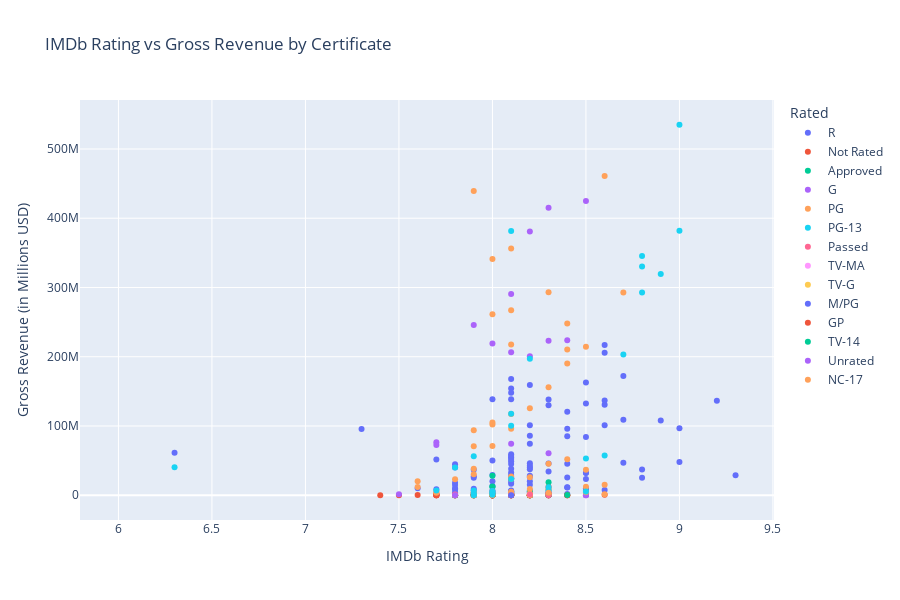

Notebook code cell kept with this figure:
### Markdown cell above
## iii. Interactive Widgets:

### Code cell
fig = px.scatter(
    df_movies,
    x='IMDb_Rating',
    y='Gross',
    color='Rated',
    hover_data=['Movie Name', 'Director', 'Votes'],
    title='IMDb Rating vs Gross Revenue by Certificate',
    labels={
        'IMDb_Rating': 'IMDb Rating',
        'Gross': 'Gross Revenue (in Millions USD)',
        'Rated': 'Movie Certificate'
    }
)
fig.update_traces(
    hovertemplate=
        "<b>%{customdata[0]}</b><br>" +
        "Director: %{customdata[1]}<br>" +
        "Rating: %{x}<br>" +
        "Gross: $%{y:.2f}M<br>" +
        "Votes: %{customdata[2]:,}<extra></extra>",
    customdata=df_movies[['Movie Name', 'Director', 'Votes']]
)
fig.update_layout(
    height=600,
    width=900,
    legend_title_text='Rated'
)
fig.show()

### Figure 1 — Plotly figure (JSON) as saved in the notebook; plotly's stock layout.template omitted (floating-point values rounded to 4 significant figures; data arrays with more than 128 entries replaced by an {"elided": "..."} marker saying what was removed)
{"data": [{"customdata": {"elided": "496x3 mixed values"}, "hovertemplate": "<b>%{customdata[0]}</b><br>Director: %{customdata[1]}<br>Rating: %{x}<br>Gross: $%{y:.2f}M<br>Votes: %{customdata[2]:,}<extra></extra>", "legendgroup": "R", "marker": {"color": "#636efa", "symbol": "circle"}, "mode": "markers", "name": "R", "orientation": "v", "showlegend": true, "type": "scatter", "x": [9.2, 9.0, 8.8, 9.3, 8.5, 9.0, 8.9, 8.7, 8.4, 8.7, 8.1, 8.0, 8.2, 8.6, 8.3, 8.6, 8.1, 8.1, 8.5, 8.2, 8.5, 8.5, 8.4, 8.1, 8.6, 8.4, 8.8, 8.1, 6.0, 8.2, 8.3, 8.0, 8.7, 8.6, 8.3, 8.2, 8.1, 8.1, 8.6, 8.4, 8.1, 8.2, 8.1, 8.4, 7.9, 8.4, 8.3, 7.8, 8.2, 8.5, 8.3, 7.9, 8.1, 8.0, 8.1, 8.2, 7.8, 8.5, 8.0, 8.0, 7.8, 6.3, 8.1, 8.2, 8.0, 8.0, 8.1, 7.9, 7.8, 8.6, 8.1, 8.1, 8.5, 7.8, 8.3, 8.2, 8.5, 8.4, 7.8, 8.1, 8.1, 8.1, 7.9, 8.0, 8.2, 8.1, 8.0, 8.3, 7.9, 8.1, 8.4, 7.9, 7.7, 7.8, 7.9, 8.5, 8.1, 8.2, 8.1, 7.3, 8.1, 8.0, 8.2, 7.8, 7.8, 8.2, 6.7, 7.8, 8.1, 8.0, 8.0, 8.1, 8.1, 7.7, 8.3, 7.8, 8.1, 7.8, 8.2, 7.7, 7.8, 7.7, 8.0, 7.9, 8.2, 7.9, 7.6, 8.1], "xaxis": "x", "y": [136400000.0, 47830000.0, 25100000.0, 28770000.0, 32000000.0, 96900000.0, 107900000.0, 109000000.0, 96040000.0, 46910000.0, 6783000.0, 124200.0, 28260000.0, 130700000.0, 5322000.0, 7564000.0, 23380000.0, 29200000.0, 84210000.0, 4136000.0, 32590000.0, 274000.0, 11290000.0, 3582000.0, 217000000.0, 11490000.0, 37030000.0, 32910000.0, NaN, 26620000.0, 34400000.0, 13340000.0, 172100000.0, 101000000.0, 2832000.0, 101200000.0, 48980000.0, 280000.0, 205900000.0, 45630000.0, 3760000.0, 40220000.0, 2422000.0, 25540000.0, 238800.0, 85160000.0, 130100000.0, NaN, 46360000.0, 23340000.0, 2458000.0, 638600.0, 16490000.0, 29130000.0, 24610000.0, 15000000.0, 125500.0, 162800000.0, 50000000.0, NaN, 1325000.0, 61520000.0, 23690000.0, 74280000.0, 2381000.0, 1656000.0, 25100000.0, 3314000.0, 39950000.0, 136800000.0, 5821000.0, 5535000.0, 132400000.0, 9929000.0, 2071000.0, 37650000.0, 6720000.0, 1661000.0, 8345000.0, 138500000.0, 5549000.0, 59300000.0, 7220000.0, 20210000.0, 42510000.0, 154300000.0, 553200.0, 138400000.0, 9358000.0, 54510000.0, 120500000.0, 27550000.0, 8551000.0, NaN, NaN, 10200000.0, 45060000.0, 85890000.0, 52290000.0, 95610000.0, 56670000.0, 5970000.0, 159200000.0, 18100000.0, 44790000.0, 5509000.0, NaN, 14740000.0, 19490000.0, 138800000.0, 169700.0, 38370000.0, 3107000.0, 51700000.0, 45970000.0, 2088000.0, 148100000.0, 3803000.0, 20060000.0, 1436000.0, 6172.0, NaN, 3494000.0, 25350000.0, 6391000.0, 36950000.0, 9984000.0, 167800000.0], "yaxis": "y"}, {"customdata": {"elided": "496x3 mixed values"}, "hovertemplate": "<b>%{customdata[0]}</b><br>Director: %{customdata[1]}<br>Rating: %{x}<br>Gross: $%{y:.2f}M<br>Votes: %{customdata[2]:,}<extra></extra>", "legendgroup": "Not Rated", "marker": {"color": "#EF553B", "symbol": "circle"}, "mode": "markers", "name": "Not Rated", "orientation": "v", "showlegend": true, "type": "scatter", "x": {"elided": "129 float values"}, "xaxis": "x", "y": {"elided": "129 float values"}, "yaxis": "y"}, {"customdata": {"elided": "496x3 mixed values"}, "hovertemplate": "<b>%{customdata[0]}</b><br>Director: %{customdata[1]}<br>Rating: %{x}<br>Gross: $%{y:.2f}M<br>Votes: %{customdata[2]:,}<extra></extra>", "legendgroup": "Approved", "marker": {"color": "#00cc96", "symbol": "circle"}, "mode": "markers", "name": "Approved", "orientation": "v", "showlegend": true, "type": "scatter", "x": [9.0, 8.4, 8.2, 8.3, 8.4, 8.2, 8.3, 8.3, 8.1, 8.1, 8.2, 8.4, 8.1, 8.0, 8.0, 8.3, 8.1, 8.1, 8.1, 8.1, 8.1, 8.1, 8.2, 8.2, 8.1, 8.0, 7.9, 8.0, 8.0, 8.0, 8.1, 8.0, 8.0, 7.9, 7.8, 8.1, 8.1, 8.2, 7.8, 7.9, 7.8, 8.1, 7.9, 7.8, 7.9, 7.9, 8.3, 8.1, 8.1, 8.0, 8.0, 8.0, 7.9, 7.9, 7.9, 8.0, 7.9, 7.9, 7.9, 7.9, 7.9, 7.8, 7.8, 7.8, 7.9, 7.8, 7.7], "xaxis": "x", "y": [NaN, 299600.0, NaN, 18600000.0, NaN, 63460.0, 66730.0, NaN, NaN, 1067000.0, 5014000.0, NaN, 3270000.0, NaN, NaN, 592200.0, NaN, 23650000.0, NaN, NaN, NaN, NaN, NaN, NaN, NaN, 11900000.0, NaN, 12540000.0, NaN, NaN, NaN, NaN, 35950.0, NaN, NaN, NaN, 144700.0, NaN, 404500.0, 18180.0, 64640.0, NaN, NaN, NaN, NaN, NaN, NaN, NaN, NaN, NaN, NaN, NaN, NaN, 25560.0, NaN, 28000000.0, NaN, NaN, NaN, NaN, NaN, NaN, 296000.0, NaN, NaN, NaN, NaN], "yaxis": "y"}, {"customdata": {"elided": "496x3 mixed values"}, "hovertemplate": "<b>%{customdata[0]}</b><br>Director: %{customdata[1]}<br>Rating: %{x}<br>Gross: $%{y:.2f}M<br>Votes: %{customdata[2]:,}<extra></extra>", "legendgroup": "G", "marker": {"color": "#ab63fa", "symbol": "circle"}, "mode": "markers", "name": "G", "orientation": "v", "showlegend": true, "type": "scatter", "x": [8.5, 8.5, 8.3, 8.4, 8.3, 8.4, 8.1, 8.5, 8.1, 8.3, 8.2, 8.3, 8.2, 8.0, 8.2, 8.1, 8.0, 8.0, 7.7, 8.1, 8.1, 7.8, 7.9, 7.8, 7.7, 7.5], "xaxis": "x", "y": [19180.0, 163600.0, 1885000.0, NaN, 60480000.0, 223800000.0, 2250000.0, 425000000.0, NaN, 223200000.0, 200900000.0, 415000000.0, NaN, NaN, 380800000.0, 74430000.0, 219000000.0, 6203000.0, 76410000.0, 206400000.0, 290600000.0, 498200.0, 245900000.0, 1004000.0, 72560000.0, 1480000.0], "yaxis": "y"}, {"customdata": {"elided": "496x3 mixed values"}, "hovertemplate": "<b>%{customdata[0]}</b><br>Director: %{customdata[1]}<br>Rating: %{x}<br>Gross: $%{y:.2f}M<br>Votes: %{customdata[2]:,}<extra></extra>", "legendgroup": "PG", "marker": {"color": "#FFA15A", "symbol": "circle"}, "mode": "markers", "name": "PG", "orientation": "v", "showlegend": true, "type": "scatter", "x": [8.5, 8.6, 8.3, 8.3, 8.5, 8.3, 8.6, 8.3, 8.7, 8.1, 8.6, 8.5, 8.1, 8.5, 8.4, 8.4, 8.4, 8.3, 8.4, 7.9, 8.1, 8.1, 7.9, 8.2, 8.1, 8.2, 8.3, 8.2, 8.0, 7.9, 8.0, 8.2, 8.1, 8.1, 7.7, 8.2, 8.1, 7.9, 8.0, 8.0, 7.8, 8.0, 7.9, 7.9, 8.0, 8.0, 8.0, 7.7, 7.9, 7.7, 8.1, 8.0, 7.9, 8.1, 8.2, 7.9, 7.8, 7.8, 7.9, 8.1, 7.9, 8.0, 8.2, 8.1, 7.8, 8.0, 7.6, 7.8, 8.1, 7.6, 7.9, 8.0, 8.1, 8.3], "xaxis": "x", "y": [36760000.0, 15210000.0, 7863000.0, 1628000.0, 4220000.0, 45310000.0, 1484000.0, 9440000.0, 292800000.0, NaN, 461000000.0, 214600000.0, 2739000.0, 12400000.0, 51970000.0, 190200000.0, 248200000.0, 156000000.0, 210500000.0, NaN, 2603000.0, NaN, 38250000.0, 2562000.0, 27200000.0, 26010000.0, 293000000.0, 125600000.0, 857500.0, 22170.0, 974900.0, 9174000.0, 356500000.0, NaN, NaN, 933900.0, 23320000.0, 200500.0, 523700.0, NaN, 82470.0, NaN, NaN, 4000000.0, 102300000.0, 104900000.0, 4543000.0, 3447000.0, 26600.0, 4852000.0, 267300000.0, 509.0, 4081000.0, NaN, 24840.0, 93750000.0, NaN, NaN, 30180000.0, 4941000.0, 439500000.0, 341300000.0, NaN, 95860000.0, NaN, 71110000.0, 20120000.0, 23240000.0, 217600000.0, 11800000.0, 70600000.0, 261400000.0, 117200000.0, 1224000.0], "yaxis": "y"}, {"customdata": {"elided": "496x3 mixed values"}, "hovertemplate": "<b>%{customdata[0]}</b><br>Director: %{customdata[1]}<br>Rating: %{x}<br>Gross: $%{y:.2f}M<br>Votes: %{customdata[2]:,}<extra></extra>", "legendgroup": "PG-13", "marker": {"color": "#19d3f3", "symbol": "circle"}, "mode": "markers", "name": "PG-13", "orientation": "v", "showlegend": true, "type": "scatter", "x": [8.5, 9.0, 9.0, 8.9, 8.8, 8.0, 8.3, 8.3, 8.8, 8.8, 7.9, 8.6, 7.9, 8.0, 7.9, 8.0, 8.1, 6.3, 8.0, 7.9, 8.7, 7.8, 8.5, 8.1, 8.1, 7.9, 8.1, 8.2, 7.9, 7.7], "xaxis": "x", "y": [5322000.0, 381900000.0, 535000000.0, 319400000.0, 345500000.0, 2247000.0, 7099000.0, 11440000.0, 330500000.0, 292600000.0, NaN, 57560000.0, 3334000.0, 4446000.0, 600200.0, 684100.0, 100500000.0, 40560000.0, 6003000.0, 6739000.0, 203200000.0, 40080000.0, 53090000.0, 117600000.0, 381400000.0, 23490.0, 23530000.0, 197200000.0, 56360000.0, 7007000.0], "yaxis": "y"}, {"customdata": {"elided": "496x3 mixed values"}, "hovertemplate": "<b>%{customdata[0]}</b><br>Director: %{customdata[1]}<br>Rating: %{x}<br>Gross: $%{y:.2f}M<br>Votes: %{customdata[2]:,}<extra></extra>", "legendgroup": "Passed", "marker": {"color": "#FF6692", "symbol": "circle"}, "mode": "markers", "name": "Passed", "orientation": "v", "showlegend": true, "type": "scatter", "x": [8.1, 8.2, 8.3, 8.1, 8.2, 8.0, 7.8], "xaxis": "x", "y": [21880.0, 977400.0, 35570.0, NaN, NaN, NaN, 1172000.0], "yaxis": "y"}, {"customdata": {"elided": "496x3 mixed values"}, "hovertemplate": "<b>%{customdata[0]}</b><br>Director: %{customdata[1]}<br>Rating: %{x}<br>Gross: $%{y:.2f}M<br>Votes: %{customdata[2]:,}<extra></extra>", "legendgroup": "TV-MA", "marker": {"color": "#FF97FF", "symbol": "circle"}, "mode": "markers", "name": "TV-MA", "orientation": "v", "showlegend": true, "type": "scatter", "x": [8.1, 7.9], "xaxis": "x", "y": [NaN, NaN], "yaxis": "y"}, {"customdata": {"elided": "496x3 mixed values"}, "hovertemplate": "<b>%{customdata[0]}</b><br>Director: %{customdata[1]}<br>Rating: %{x}<br>Gross: $%{y:.2f}M<br>Votes: %{customdata[2]:,}<extra></extra>", "legendgroup": "TV-G", "marker": {"color": "#FECB52", "symbol": "circle"}, "mode": "markers", "name": "TV-G", "orientation": "v", "showlegend": true, "type": "scatter", "x": [8.1], "xaxis": "x", "y": [NaN], "yaxis": "y"}, {"customdata": {"elided": "496x3 mixed values"}, "hovertemplate": "<b>%{customdata[0]}</b><br>Director: %{customdata[1]}<br>Rating: %{x}<br>Gross: $%{y:.2f}M<br>Votes: %{customdata[2]:,}<extra></extra>", "legendgroup": "M/PG", "marker": {"color": "#636efa", "symbol": "circle"}, "mode": "markers", "name": "M/PG", "orientation": "v", "showlegend": true, "type": "scatter", "x": [8.1], "xaxis": "x", "y": [83300.0], "yaxis": "y"}, {"customdata": {"elided": "496x3 mixed values"}, "hovertemplate": "<b>%{customdata[0]}</b><br>Director: %{customdata[1]}<br>Rating: %{x}<br>Gross: $%{y:.2f}M<br>Votes: %{customdata[2]:,}<extra></extra>", "legendgroup": "GP", "marker": {"color": "#EF553B", "symbol": "circle"}, "mode": "markers", "name": "GP", "orientation": "v", "showlegend": true, "type": "scatter", "x": [7.8], "xaxis": "x", "y": [NaN], "yaxis": "y"}, {"customdata": {"elided": "496x3 mixed values"}, "hovertemplate": "<b>%{customdata[0]}</b><br>Director: %{customdata[1]}<br>Rating: %{x}<br>Gross: $%{y:.2f}M<br>Votes: %{customdata[2]:,}<extra></extra>", "legendgroup": "TV-14", "marker": {"color": "#00cc96", "symbol": "circle"}, "mode": "markers", "name": "TV-14", "orientation": "v", "showlegend": true, "type": "scatter", "x": [8.3], "xaxis": "x", "y": [NaN], "yaxis": "y"}, {"customdata": {"elided": "496x3 mixed values"}, "hovertemplate": "<b>%{customdata[0]}</b><br>Director: %{customdata[1]}<br>Rating: %{x}<br>Gross: $%{y:.2f}M<br>Votes: %{customdata[2]:,}<extra></extra>", "legendgroup": "Unrated", "marker": {"color": "#ab63fa", "symbol": "circle"}, "mode": "markers", "name": "Unrated", "orientation": "v", "showlegend": true, "type": "scatter", "x": [7.8, 8.0], "xaxis": "x", "y": [45520.0, NaN], "yaxis": "y"}, {"customdata": {"elided": "496x3 mixed values"}, "hovertemplate": "<b>%{customdata[0]}</b><br>Director: %{customdata[1]}<br>Rating: %{x}<br>Gross: $%{y:.2f}M<br>Votes: %{customdata[2]:,}<extra></extra>", "legendgroup": "NC-17", "marker": {"color": "#FFA15A", "symbol": "circle"}, "mode": "markers", "name": "NC-17", "orientation": "v", "showlegend": true, "type": "scatter", "x": [8.3], "xaxis": "x", "y": [3635000.0], "yaxis": "y"}], "layout": {"height": 600, "legend": {"title": {"text": "Rated"}, "tracegroupgap": 0}, "title": {"text": "IMDb Rating vs Gross Revenue by Certificate"}, "width": 900, "xaxis": {"anchor": "y", "domain": [0, 1], "title": {"text": "IMDb Rating"}}, "yaxis": {"anchor": "x", "domain": [0, 1], "title": {"text": "Gross Revenue (in Millions USD)"}}}}
